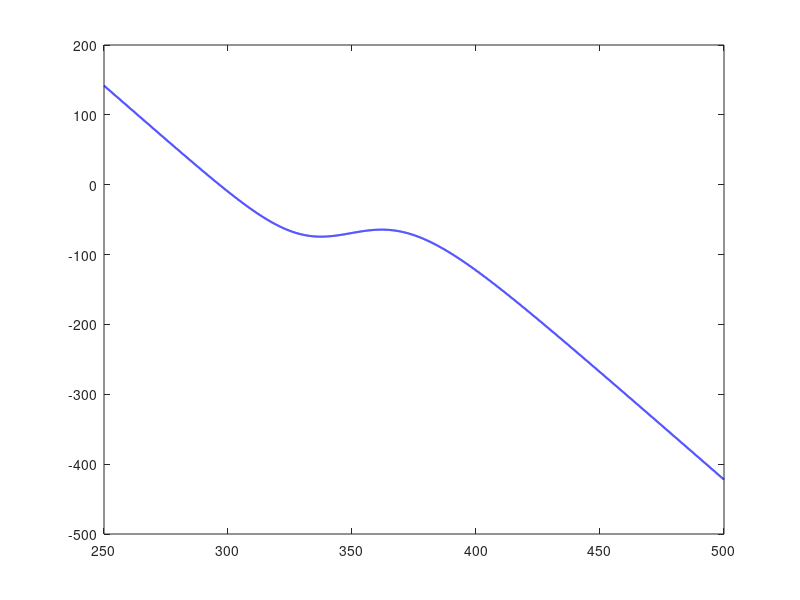

This chart was generated by the following MATLAB code: (Note: this script raises an error after producing the figure.)
%% CSTR Steady-State Finder
% Find the steady-state reactor temperature and concentration for a chosen
% jacket temperature Tc. The resulting values can be used as the initial
% conditions of the Integrator blocks in Simulink.

clear; clc;

%% Model parameters
q   = 100;          % m^3/s
V   = 100;          % m^3
rho = 1000;         % kg/m^3
Cp  = 0.239;        % J/(kg K)
dHr = -5e4;         % J/mol
UA  = 5e4;          % W/K
ER  = 8750;         % K
k0  = 6.379829e10;  % 1/s
CAf = 1.0;          % mol/m^3
Tf  = 350;          % K

%% Query point
Tc_query = 270;     % Change this value if needed

%% Solve steady state
k_fun       = @(T) k0 .* exp(-ER ./ T);
CAss_from_T = @(T) (q / V * CAf) ./ (q / V + k_fun(T));
residual    = @(T) (q / V) * (Tf - T) ...
                   + (-dHr) / (rho * Cp) * k_fun(T) .* CAss_from_T(T) ...
                   - UA / (V * rho * Cp) * (T - Tc_query);

T_scan = linspace(250, 500, 5000);
F_scan = residual(T_scan);
idx = find(F_scan(1:end-1) .* F_scan(2:end) <= 0, 1);

if isempty(idx)
    error('No steady-state root was found for Tc = %.1f K. Check the parameters.', Tc_query);
end

Tss  = fzero(residual, [T_scan(idx), T_scan(idx + 1)]);
CAss = CAss_from_T(Tss);

%% Report
fprintf('============================================================\n');
fprintf('Steady state for Tc = %.2f K\n', Tc_query);
fprintf('------------------------------------------------------------\n');
fprintf('  Tss  = %.6f K\n', Tss);
fprintf('  CAss = %.8f mol/m^3\n', CAss);
fprintf('============================================================\n\n');
fprintf('Use these Simulink Integrator initial conditions:\n');
fprintf('  T  Integrator IC  = %.4f\n', Tss);
fprintf('  CA Integrator IC  = %.6f\n', CAss);

%% Diagnostic plot
figure('Color', 'w');
plot(T_scan, F_scan, 'b-', 'LineWidth', 1.5); hold on;
yline(0, 'k--', 'LineWidth', 1.0);
plot(Tss, 0, 'ro', 'MarkerSize', 8, 'LineWidth', 1.5);
xlabel('T (K)');
ylabel('Energy-balance residual');
title(sprintf('Steady-state root for Tc = %.1f K', Tc_query));
legend('f(T)', 'Zero line', sprintf('Tss = %.2f K', Tss), 'Location', 'best');
grid on;
